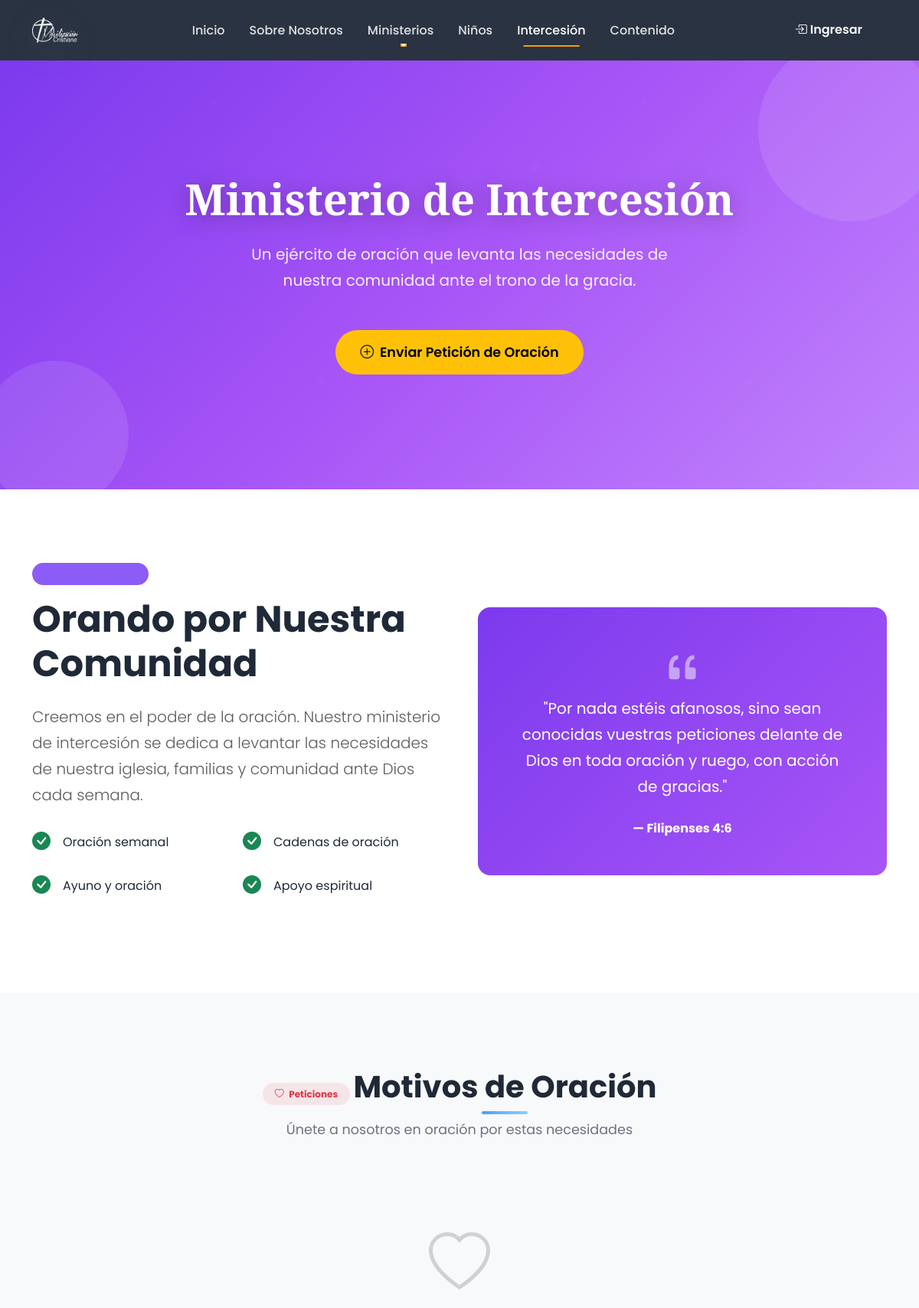
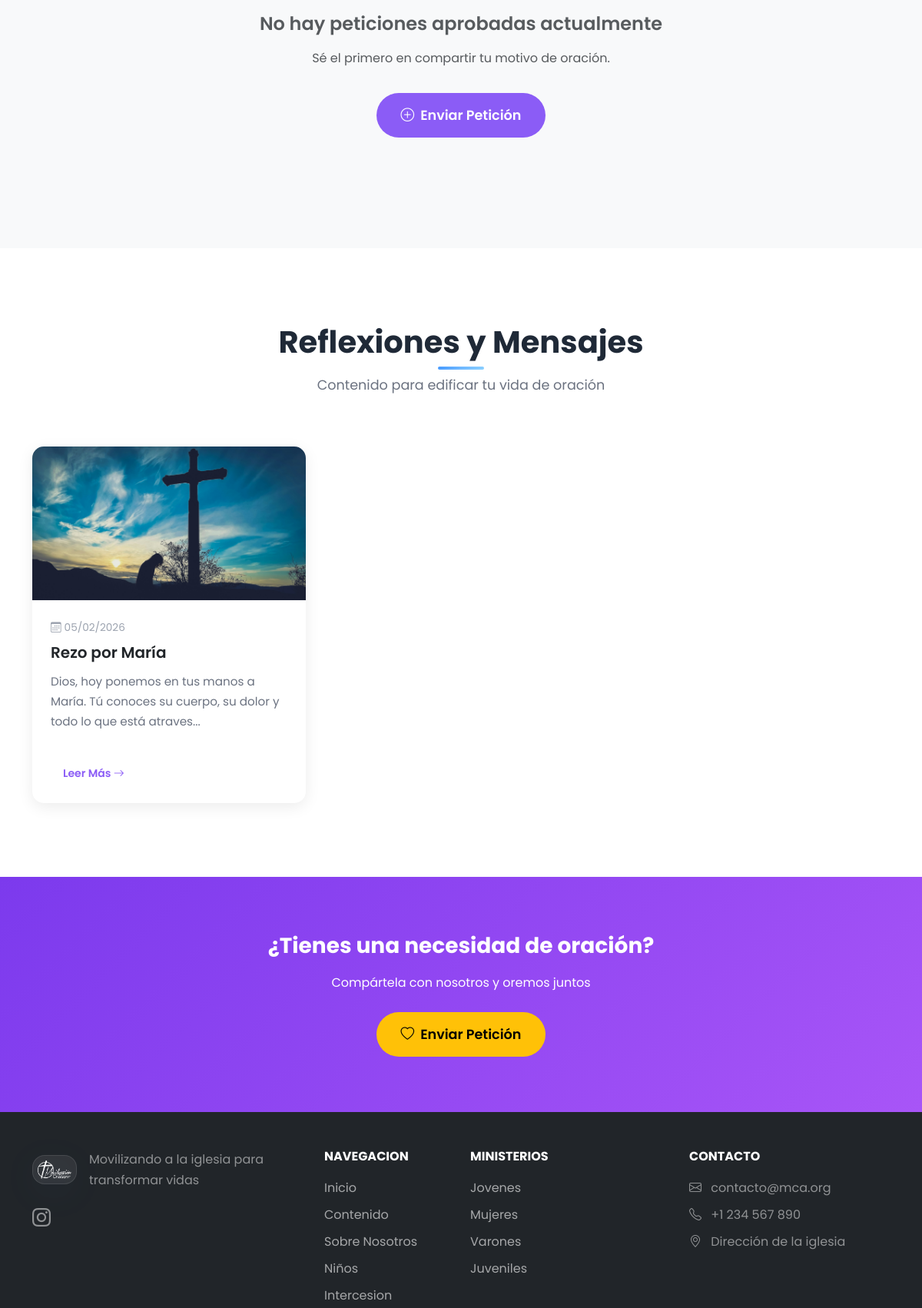
The app's page /intercesion.php (upper part) with its own data (2 pictures, top to bottom).
### tables this page shows
CREATE TABLE `seccion_config` (
  `id` int(11) NOT NULL,
  `seccion_key` varchar(50) NOT NULL,
  `header_image_url` varchar(255) DEFAULT NULL,
  `header_title` varchar(255) DEFAULT NULL,
  `header_subtitle` text DEFAULT NULL,
  `updated_at` timestamp NOT NULL DEFAULT current_timestamp() ON UPDATE current_timestamp()
);

CREATE TABLE `publicaciones` (
  `id` int(11) NOT NULL,
  `titulo` varchar(200) NOT NULL,
  `slug` varchar(200) NOT NULL,
  `contenido` text NOT NULL,
  `extracto` text DEFAULT NULL,
  `imagen` varchar(255) DEFAULT NULL,
  `seccion` enum('jovenes','mujeres','varones','juveniles','evangelismo','intercesion') NOT NULL,
  `autor_id` int(11) NOT NULL,
  `is_published` tinyint(1) NOT NULL DEFAULT 0,
  `published_at` timestamp NULL DEFAULT NULL,
  `created_at` timestamp NOT NULL DEFAULT current_timestamp(),
  `updated_at` timestamp NOT NULL DEFAULT current_timestamp() ON UPDATE current_timestamp(),
  `estado` varchar(20) DEFAULT 'publicado',
  `video_url` varchar(255) DEFAULT NULL,
  `vistas` int(11) DEFAULT 0
);

### includes/functions.php (called while the page is built, shortened)
<?php
function sanitize($input) {
    return htmlspecialchars(trim($input), ENT_QUOTES, 'UTF-8');
}
function formatDate($date, $format = 'd/m/Y') {
    return date($format, strtotime($date));
}
function getPublications($section = null, $limit = 10, $onlyPublished = false) {
    try {
        $pdo = getConnection();
        $sql = "SELECT p.*, u.full_name as autor_nombre
                FROM publicaciones p
                JOIN users u ON p.autor_id = u.id";
        $params = [];
        $conditions = [];
        if ($section) {
            $conditions[] = "p.seccion = ?";
            $params[] = $section;
        }
        if (!empty($conditions)) {
            $sql .= " WHERE " . implode(" AND ", $conditions);
        }
        $sql .= " ORDER BY p.created_at DESC LIMIT " . intval($limit);
        $stmt = $pdo->prepare($sql);
        $stmt->execute($params);
        return $stmt->fetchAll();
    } catch (Exception $e) {
        return [];
    }
}
function getSectionConfig($sectionKey, $refresh = false) {
    try {
        $pdo = getConnection();
        $stmt = $pdo->prepare("SELECT * FROM seccion_config WHERE seccion_key = ?");
        $stmt->execute([$sectionKey]);
        $config = $stmt->fetch(PDO::FETCH_ASSOC);
        if ($config) {
            return $config;
        }
    } catch (Exception $e) {
    }
    return [];
}

### intercesion.php (the view, shortened to what this page needs)
<?php
$seccion = 'intercesion';
require_once __DIR__ . '/includes/functions.php';
require_once __DIR__ . '/includes/header.php';
$sectionConfig = getSectionConfig($seccion);
$publicaciones = getPublications($seccion, 12);
$stmt = $pdo->query("SELECT * FROM intercesion WHERE estado = 'aprobada' AND es_privada = 0 ORDER BY created_at DESC LIMIT 10");
$prayerRequests = $stmt->fetchAll();
$heroStyle = 'min-height: 50vh; background: linear-gradient(135deg, #7c3aed 0%, #a855f7 50%, #c084fc 100%);';
$heroTitle = $sectionConfig['header_title'] ?? 'Ministerio de Intercesión';
$heroSubtitle = $sectionConfig['header_subtitle'] ?? 'Un ejército de oración que levanta las necesidades de nuestra comunidad ante el trono de la gracia.';
?>
<section class="hero-section text-white" style="<?= $heroStyle ?>">
    <div class="floating-shapes">
        <div class="shape"></div>
        <div class="shape"></div>
    </div>
    <div class="container">
        <div class="row align-items-center justify-content-center text-center" style="min-height: 50vh;">
            <div class="col-lg-8 hero-content" data-aos="fade-up">
                <h1 class="hero-title display-heading"><?= sanitize($heroTitle) ?></h1>
                <p class="hero-subtitle mx-auto">
                    <?= sanitize($heroSubtitle) ?>
                </p>
                <button class="btn btn-warning btn-lg mt-3" data-bs-toggle="modal" data-bs-target="#prayerModal">
                    <i class="bi bi-plus-circle me-2"></i>Enviar Petición de Oración
                </button>
            </div>
        </div>
    </div>
</section>
<section class="py-5">
    <div class="container py-5">
        <div class="row align-items-center g-5">
            <div class="col-lg-6" data-aos="fade-right">
                <span class="badge bg-purple bg-opacity-10 text-purple mb-3 px-3 py-2 rounded-pill">
                    <i class="bi bi-heart-pulse me-1"></i> Intercesión MCA
                </span>
                <h2 class="display-5 fw-bold mb-4">Orando por Nuestra Comunidad</h2>
                <p class="lead text-muted mb-4">
                    Creemos en el poder de la oración. Nuestro ministerio de intercesión se dedica a levantar
                    las necesidades de nuestra iglesia, familias y comunidad ante Dios cada semana.
                </p>
                <div class="row g-3 mb-4">
                    <div class="col-6">
                        <div class="d-flex align-items-center">
                            <i class="bi bi-check-circle-fill text-success fs-4 me-3"></i>
                            <span>Oración semanal</span>
                        </div>
                    </div>
                    <div class="col-6">
                        <div class="d-flex align-items-center">
                            <i class="bi bi-check-circle-fill text-success fs-4 me-3"></i>
                            <span>Cadenas de oración</span>
                        </div>
                    </div>
                    <div class="col-6">
                        <div class="d-flex align-items-center">
                            <i class="bi bi-check-circle-fill text-success fs-4 me-3"></i>
                            <span>Ayuno y oración</span>
                        </div>
                    </div>
                    <div class="col-6">
                        <div class="d-flex align-items-center">
                            <i class="bi bi-check-circle-fill text-success fs-4 me-3"></i>
                            <span>Apoyo espiritual</span>
                        </div>
                    </div>
                </div>
            </div>
            <div class="col-lg-6" data-aos="fade-left">
                <div class="rounded-4 p-5 text-white text-center" style="background: linear-gradient(135deg, #7c3aed 0%, #a855f7 100%);">
                    <i class="bi bi-quote display-4 mb-3 opacity-50"></i>
                    <p class="fs-5 mb-4">
                        "Por nada estéis afanosos, sino sean conocidas vuestras peticiones delante de Dios
                        en toda oración y ruego, con acción de gracias."
                    </p>
                    <p class="fw-bold mb-0">— Filipenses 4:6</p>
                </div>
            </div>
        </div>
    </div>
</section>
<section class="py-5 bg-light">
    <div class="container py-5">
        <div class="section-header text-center" data-aos="fade-up">
            <span class="badge bg-danger bg-opacity-10 text-danger mb-3 px-3 py-2 rounded-pill">
                <i class="bi bi-heart me-1"></i> Peticiones
            </span>
            <h2>Motivos de Oración</h2>
            <p>Únete a nosotros en oración por estas necesidades</p>
        </div>
        <?php if (!empty($prayerRequests)): ?>
        <div class="row g-4 justify-content-center">
            <?php foreach ($prayerRequests as $prayer): ?>
            <div class="col-lg-6" data-aos="fade-up">
                <div class="card h-100 border-0 shadow-sm">
                    <div class="card-body p-4">
                        <div class="d-flex align-items-start mb-3">
                            <div class="rounded-circle bg-purple bg-opacity-10 p-3 me-3">
                                <i class="bi bi-person-heart text-purple fs-4"></i>
                            </div>
                            <div class="flex-grow-1">
                                <h5 class="fw-bold mb-1"><?= sanitize($prayer['nombre'] ?? 'Anónimo') ?></h5>
                                <small class="text-muted">
                                    <i class="bi bi-calendar3 me-1"></i><?= formatDate($prayer['created_at']) ?>
                                </small>
                            </div>
                        </div>
                        <p class="mb-0 text-muted"><?= nl2br(sanitize($prayer['peticion'])) ?></p>
                    </div>
                </div>
            </div>
            <?php endforeach; ?>
        </div>
        <?php else: ?>
        <div class="text-center py-5">
            <i class="bi bi-heart display-1 text-muted opacity-25"></i>
            <h4 class="mt-4 text-muted">No hay peticiones aprobadas actualmente</h4>
            <p class="text-muted">Sé el primero en compartir tu motivo de oración.</p>
            <button class="btn btn-purple btn-lg mt-3" data-bs-toggle="modal" data-bs-target="#prayerModal">
                <i class="bi bi-plus-circle me-2"></i>Enviar Petición
            </button>
        </div>
        <?php endif; ?>
    </div>
</section>
<section class="py-5">
    <div class="container py-5">
        <div class="section-header" data-aos="fade-up">
            <h2>Reflexiones y Mensajes</h2>
            <p>Contenido para edificar tu vida de oración</p>
        </div>
        <?php if (!empty($publicaciones)): ?>
        <div class="row g-4">
            <?php foreach ($publicaciones as $post): ?>
            <div class="col-lg-4 col-md-6" data-aos="fade-up">
                <div class="card blog-card h-100">
                    <?php if ($post['imagen']): ?>
                    <img src="<?= BASE_URL . $post['imagen'] ?>" class="card-img-top" alt="<?= sanitize($post['titulo']) ?>">
                    <?php else: ?>
                    <div class="card-img-top d-flex align-items-center justify-content-center" style="height: 200px; background: linear-gradient(135deg, #7c3aed 0%, #a855f7 100%);">
                        <i class="bi bi-heart-pulse text-white display-4"></i>
                    </div>
                    <?php endif; ?>
                    <div class="card-body">
                        <div class="card-meta">
                            <span><i class="bi bi-calendar3 me-1"></i><?= formatDate($post['created_at']) ?></span>
                        </div>
                        <h5 class="card-title"><?= sanitize($post['titulo']) ?></h5>
                        <p class="card-text"><?= sanitize(substr(strip_tags($post['contenido']), 0, 100)) ?>...</p>
                    </div>
                    <div class="card-footer bg-transparent border-0 pb-3">
                        <a href="<?= BASE_URL ?>/publicacion.php?id=<?= $post['id'] ?>" class="btn btn-outline-purple btn-sm">
                            Leer Más <i class="bi bi-arrow-right"></i>
                        </a>
                    </div>
                </div>
            </div>
            <?php endforeach; ?>
        </div>
        <?php endif; ?>
    </div>
</section>
<section class="py-5 text-white" style="background: linear-gradient(135deg, #7c3aed 0%, #a855f7 100%);">
    <div class="container py-4 text-center">
        <h3 class="fw-bold mb-3">¿Tienes una necesidad de oración?</h3>
        <p class="opacity-90 mb-4">Compártela con nosotros y oremos juntos</p>
        <button class="btn btn-warning btn-lg" data-bs-toggle="modal" data-bs-target="#prayerModal">
            <i class="bi bi-heart me-2"></i>Enviar Petición
        </button>
    </div>
</section>
<?php require_once __DIR__ . '/includes/footer.php'; ?>

### intercesion.php (style rules this page uses)
.bg-purple { background-color: #8b5cf6 !important; }
.text-purple { color: #8b5cf6 !important; }
.btn-purple { background-color: #8b5cf6; border-color: #8b5cf6; color: white; }
.btn-outline-purple { color: #8b5cf6; border-color: #8b5cf6; }
.blog-card { border: none; border-radius: 15px; overflow: hidden; box-shadow: 0 5px 20px rgba(0,0,0,0.08); transition: transform 0.3s ease, box-shadow 0.3s ease; }
.blog-card .card-img-top { height: 200px; object-fit: cover; }

### records on screen
seccion_config: header_title "Ministerio de Intercesión", header_subtitle "Un ejército de oración que levanta las necesidades de nuestra comunidad ante el trono de la gracia."
publicaciones: imagen (picture), created_at "05/02/2026", titulo "Rezo por María", contenido "Dios, hoy ponemos en tus manos a María. Tú conoces su cuerpo, su dolor y todo lo que está atraves"

### other values on screen
getSetting('site_email', 'contacto@mca.org') "contacto@mca.org"
getSetting('site_phone', '+56 9 1234 5678') "+1 234 567 890"
getSetting('site_address', 'Santiago, Chile') "Dirección de la iglesia"
